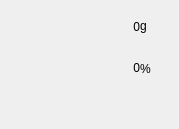
     <widget class="QWidget" name="scrollAreaWidgetContents_5">
      <property name="geometry">
       <rect>
        <x>0</x>
        <y>0</y>
        <width>179</width>
        <height>129</height>
       </rect>
      </property>
      <widget class="QLabel" name="water_rate">
       <property name="geometry">
        <rect>
         <x>60</x>
         <y>51</y>
         <width>80</width>
         <height>33</height>
        </rect>
       </property>
       <property name="text">
        <string>0</string>
       </property>
       <property name="alignment">
        <set>Qt::AlignRight|Qt::AlignTrailing|Qt::AlignVCenter</set>
       </property>
      </widget>
      <widget class="QLabel" name="label_55">
       <property name="geometry">
        <rect>
         <x>10</x>
         <y>2</y>
         <width>40</width>
         <height>40</height>
        </rect>
       </property>
       <property name="styleSheet">
        <string notr="true">border-image: url(:/images/parameters/GrainQualityMonitor.png);</string>
       </property>
       <property name="text">
        <string/>
       </property>
      </widget>
      <widget class="QLabel" name="grain_quality_monitor">
       <property name="geometry">
        <rect>
         <x>60</x>
         <y>10</y>
         <width>80</width>
         <height>33</height>
        </rect>
       </property>
       <property name="text">
        <string>0</string>
       </property>
       <property name="alignment">
        <set>Qt::AlignRight|Qt::AlignTrailing|Qt::AlignVCenter</set>
       </property>
      </widget>
      <widget class="QLabel" name="label_26">
       <property name="geometry">
        <rect>
         <x>11</x>
         <y>47</y>
         <width>40</width>
         <height>40</height>
        </rect>
       </property>
       <property name="styleSheet">
        <string notr="true">border-image: url(:/images/parameters/WaterRate.png);</string>
       </property>
       <property name="text">
        <string/>
       </property>
      </widget>
      <widget class="QLabel" name="label_100">
       <property name="geometry">
        <rect>
         <x>140</x>
         <y>10</y>
         <width>45</width>
         <height>31</height>
        </rect>
       </property>
       <property name="text">
        <string>g</string>
       </property>
      </widget>
      <widget class="QLabel" name="label_101">
       <property name="geometry">
        <rect>
         <x>140</x>
         <y>53</y>
         <width>45</width>
         <height>31</height>
        </rect>
       </property>
       <property name="text">
        <string>%</string>
       </property>
      </widget>
     </widget>
